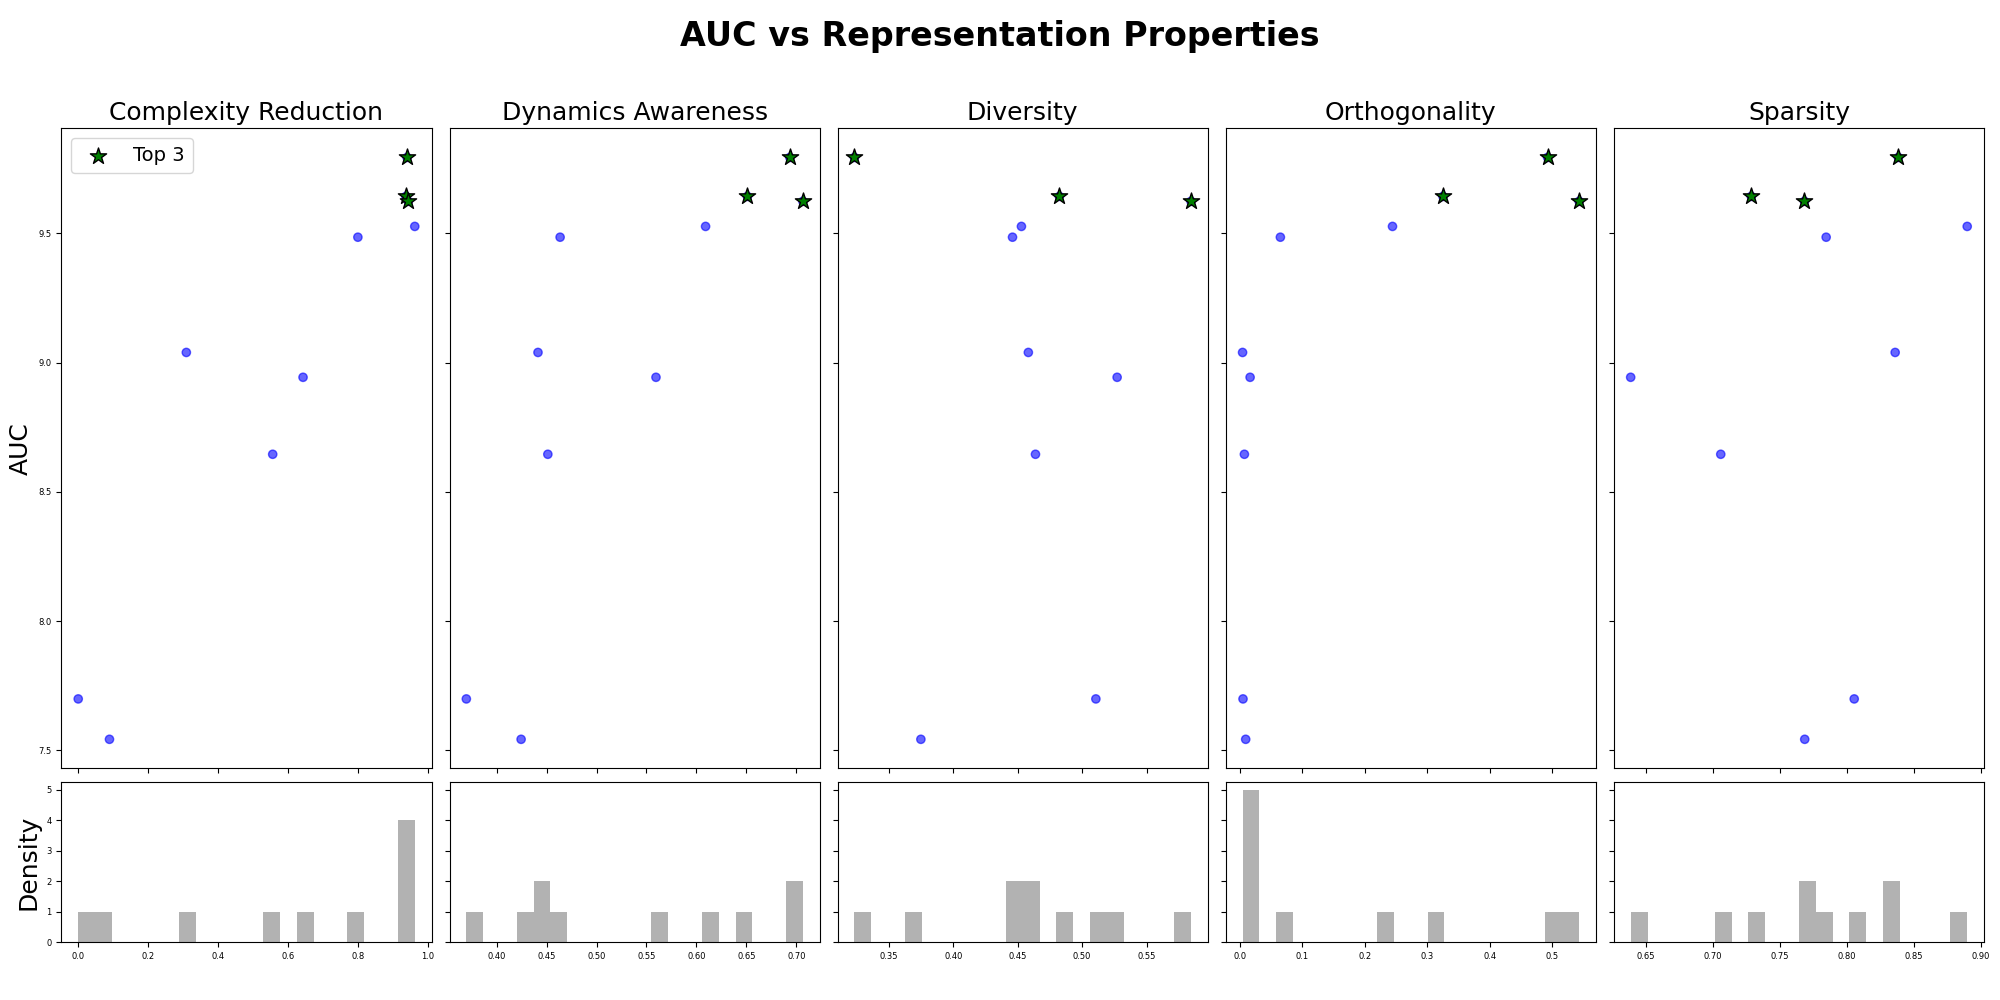

Reproduce this figure in Python.

import numpy as np
import matplotlib.pyplot as plt
import pandas as pd
from PyExpPlotting.matplot import save, setDefaultConference
from experiment.tools import parseCmdLineArgs
import jax.numpy as jnp
import numpy as np
import time
import pandas as pd

setDefaultConference('jmlr')
path, should_save, save_type = parseCmdLineArgs()

# Load the data files
collector_df = pd.read_csv(f'{path}/collector.csv', index_col=0)  # Update this with your file path
results_df = pd.read_csv(f'{path}/results.csv', index_col=0)  # Update this with your file path

# Step 1: Preprocess collector.csv
# Extract the base algorithm name by removing the last part (goal)
collector_df['Base Algorithm'] = collector_df['Algorithm'].str.replace(r"-(-|[0-9])+", "", regex=True)

# Average AUC by base name and Seed
avg_scores = collector_df.groupby(['Base Algorithm', 'Seed'])['AUC'].mean().reset_index()
avg_scores.rename(columns={'Base Algorithm': 'algorithm', 'Seed': 'seed', 'AUC': 'Average Score'}, inplace=True)

# Step 2: Map the algorithm names for consistency
# Create a mapping dictionary
name_mapping = {
    'DQN-ReLU-transfer': 'DQN-ReLU-A',
    'DQN-ReLU-vf5-transfer': 'DQNAux-ReLU-A'
}

# Apply the mapping to the algorithm column
avg_scores['algorithm'] = avg_scores['algorithm'].map(name_mapping)

# Step 3: Merge averaged scores with metrics from results.csv
merged_df = pd.merge(avg_scores, results_df, on=['algorithm', 'seed'])

# Step 4: Combine Aux and No Aux without separation
combined_data = merged_df

# Step 5: Plot the results without separating Aux and No Aux
metrics = ['Complexity Reduction', 'Dynamics Awareness', 'Diversity', 'Orthogonality', 'Sparsity']
fig, axs = plt.subplots(2, len(metrics), figsize=(20, 10), sharex='col', sharey='row', gridspec_kw={'height_ratios': [4, 1]})
fig.suptitle('AUC vs Representation Properties', fontsize=24, fontweight='bold')

# Plot each metric
for col, metric in enumerate(metrics):
    # Scatter Plot for Combined Data
    ax = axs[0, col]
    ax.scatter(combined_data[metric], combined_data['Average Score'], 
               color=combined_data['algorithm'].map({'DQN-ReLU-A': 'blue', 'DQNAux-ReLU-A': 'blue'}), 
               alpha=0.6)
    
    # Mark overall top 3 points regardless of Aux status
    top3 = combined_data.nlargest(3, 'Average Score')
    ax.scatter(top3[metric], top3['Average Score'], color='green', edgecolor='black', marker='*', s=150, label='Top 3')
    
    # Set titles for the top row
    ax.set_title(metric, fontsize=18)
    
    # Histogram on the bottom row
    ax_hist = axs[1, col]
    ax_hist.hist(combined_data[metric], bins=20, color='gray', alpha=0.6)
    
    # Set y-axis labels for the first column
    if col == 0:
        axs[0, col].set_ylabel('AUC', fontsize=18)
        axs[1, col].set_ylabel('Density', fontsize=18)

# Add legend only once
axs[0, 0].legend(fontsize=14)

# Adjust layout and show the plot
plt.tight_layout(rect=[0, 0.03, 1, 0.95])
plt.savefig(f'{path}/perf_vs_metrics.png')
